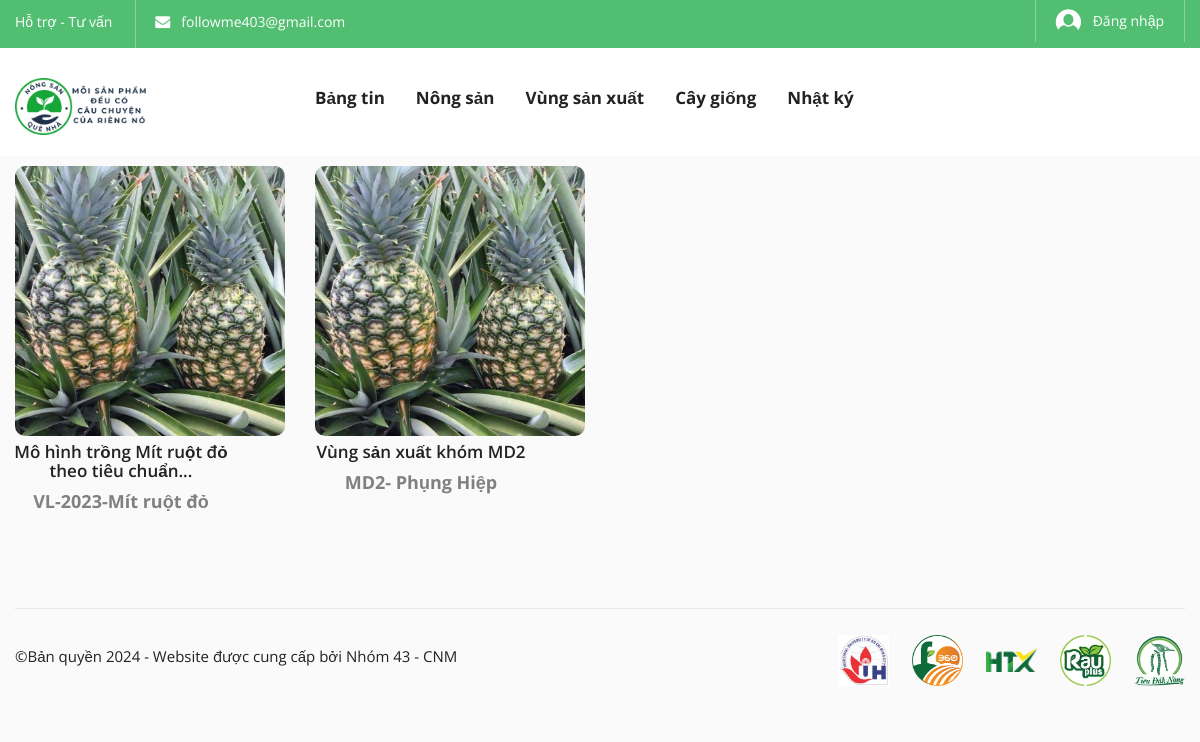
/vungsanxuat.php, run on the app's committed database.
### tables this page shows
CREATE TABLE `header_info` (
  `id` int(10) NOT NULL,
  `email` varchar(30) NOT NULL,
  `tweeter` varchar(500) NOT NULL,
  `fb_link` varchar(500) NOT NULL,
  `pinterest` varchar(500) NOT NULL,
  `phone` varchar(20) NOT NULL
);

CREATE TABLE `vungsanxuat` (
  `id_vung` int(11) NOT NULL,
  `nguoidang` int(11) NOT NULL,
  `tenvung` varchar(255) NOT NULL,
  `mavung` varchar(100) NOT NULL,
  `hinhanh` varchar(255) NOT NULL,
  `maqr` varchar(255) NOT NULL,
  `sdt` varchar(10) NOT NULL,
  `diachi` varchar(255) NOT NULL,
  `bando` text NOT NULL,
  `thoigiannuoitrong` varchar(255) NOT NULL,
  `dientich` varchar(255) NOT NULL,
  `thongtin` text,
  `ngaytao` timestamp NOT NULL DEFAULT CURRENT_TIMESTAMP
);

### admin/class/adminback.php (called while the page is built, shortened)
<?php
class  adminback
{
    private $connection;
    function __construct()
    {
        $dbhost = "localhost";
        $dbuser = "tien123";
        $dbpass = "123456";
        $dbname = "nongsanquenha";
        $this->connection = mysqli_connect($dbhost, $dbuser, $dbpass, $dbname);
        mysqli_set_charset($this->connection,'UTF8');
    }
    function display_links()
    {
        $query = "SELECT * FROM header_info";
        if (mysqli_query($this->connection, $query)) {
            $ctg_info = mysqli_query($this->connection, $query);
            return $ctg_info;
        }
    }
    function vsxShow(){
        $query = "SELECT * FROM `vungsanxuat`";
        if(mysqli_query($this->connection, $query)){
            $row = mysqli_query($this->connection, $query);
            return $row;
        }
    }
}

### vungsanxuat.php (the view, shortened to what this page needs)
<?php
include_once("admin/class/adminback.php");
$obj = new adminback();
$pdt_info = $obj->vsxShow();
$pdt_datas = array();
while($pdt_ftecth = mysqli_fetch_assoc($pdt_info)){
            $pdt_datas[] = $pdt_ftecth;
}
?>
<?php
include_once("includes/head.php");
?>
<body class="biolife-body">
    <header id="header" class="header-area style-01 layout-03">
        <?php
        include_once("includes/header_top.php");
        ?>
        <?php
        include_once("includes/header_middle.php");
        ?>
    </header>
    <div class="page-contain">
        <div id="main-content" class="main-content">
            <div class="container">
                <div class="product-category grid-style">
                    <div class="row">
                        <ul class="products-list">
                            <?php
                            foreach ($pdt_datas as $pdt_data) {
                            ?>
                                <li class="product-item col-lg-3 col-md-3 col-sm-4 col-xs-6">
                                    <div class="contain-product layout-default">
                                        <div class="product-thumb">
                                            <a href="chitietvsx.php?id=<?php echo $pdt_data['id_vung'] ?>" class="link-to-product">
                                                <img style="border-radius: 10px;" src="admin/uploads/<?php echo $pdt_data['hinhanh'] ?>" alt="dd" width="270" height="270" class="product-thumnail">
                                            </a>
                                        </div>
                                        <div class="info">
                                            <?php
                                                $tenvung = $pdt_data['tenvung'];
                                                $max_length = 60;
                                                if (strlen($tenvung) > $max_length) {
                                                    $half_content = substr($tenvung, 0, $max_length);
                                                    $last_space = strrpos($half_content, ' ');
                                                    if ($last_space !== false) {
                                                        $half_content = substr($half_content, 0, $last_space);
                                                    }
                                                    echo '<h4 style="padding-bottom: 2px;" class="product-title"><a href="chitietvsx.php?id='.$pdt_data['id_vung'].'" class="pr-name">'.$half_content.'...</a></h4>';
                                                } else {
                                                    echo '<h4 style="padding-bottom: 2px;" class="product-title"><a href="chitietvsx.php?id='.$pdt_data['id_vung'].'" class="pr-name">'.$tenvung.'</a></h4>';
                                                }
                                            ?>
                                            <div class="price">
                                                <ins><span style="color: #808080;" class="price-amount"><?php echo $pdt_data['mavung'] ?></span></ins>
                                            </div>
                                        </div>
                                    </div>
                                </li>
                            <?php } ?>
                        </ul>
                    </div>
                </div>
            </div>
        </div>
    </div>
    <?php
    include_once("includes/footer.php");
    ?>
</body>
</html>

### includes/header_top.php (shortened to what this page needs)
<?php
$obj= new adminback();
    $links = $obj->display_links();
?>
<div class="header-top bg-main hidden-xs">
            <div class="container">
                <div class="top-bar left">
                    <ul class="horizontal-menu">
                        <li><a href="#">Hỗ trợ - Tư vấn</a></li>
                        <?php
                        while( $link = mysqli_fetch_assoc($links)){?>
                        <li>
                            <p style="color:white" class="fa fa-envelope"></p><a href="" > &nbsp;
                           <?php  echo $link['email'];  ?>
                          </a></li>
                    </ul>
                </div>
                <div class="top-bar right">
                               <?php } ?>
                    <ul class="horizontal-menu">
                        <li><a href="dangnhap.php" class="login-link"><i class="biolife-icon icon-login"></i>
                        <?php
                        if(isset($_SESSION['username'])){
                            echo $_SESSION['username'];
                        }else{
                            echo "Đăng nhập";
                        }
                        ?>
                        </a></li>
                    </ul>
                </div>
            </div>
        </div>

### assets/css/main-color03-green.css (style rules this page uses)
.bg-main, .testml-elem-2, .btn.btn-thin:hover, .service-inner.style-02 .number, .biof-loading-center-absolute .dot, .biolife-service__type02 .foot-area, .biolife-tweet-item .tw-head .icon i, .biolife-social.circle-hover ul li a:hover, .footer.layout-02 .copy-rights-contain, .tab-head__default .tab-element .tab-link::before, .header-top .top-bar .social-list.circle-layout a:hover, .biolife-banner__grid:not(.type-02) .banner-contain .cat-name::before, .slider-opt04__layout01.light-version .buttons .btn.btn-bold:not(:hover), .biolife-banner__style-05 .btn-shopnow, .biolife-banner__style-06 .btn-shopnow, .biolife-banner__style-07 .btn-shopnow, .style-bottom-info.layout-02 .thumbnail .post-date, .style-bottom-info.layout-03 .thumbnail .post-date, .tab-head__icon-top-layout a::after, .slider-opt03__layout01.mode-03 .buttons .btn.btn-bold:not(:hover), .biolife-banner__special-02 .product-detail .add-to-cart-btn:not(:hover), .contain-product__right-info-layout3 .buttons .add-to-cart-btn:not(:hover), .contain-product__deal-layout .slide-down-box .buttons .add-to-cart-btn, .biolife-banner__special .product-detail .add-to-cart-btn, .post-item .group-buttons .count-number:hover .number, .post-item .post-content .btn.readmore:hover, .post-comments .form-row.last-btns .btn-sumit, .style-bottom-info.layout-03 .post-meta .liked .number, .single-post-contain .post-foot .socials-connection .social-list li a:hover, .wgt-twitter-item .detail .viewall a:hover::before, .biolife-carousel .slick-dots li.slick-active button, .btn.btn-bold:not(:hover), .contact-form-container .form-row .btn-submit, .login-on-checkout .form-row button, .minicart-block.layout-02 .icon-contain .btn-to-cart, .checkout-progress-wrap .checkout-act.active .title-box .number, .biolife-progress-bar .progress .progress-bar, .shpcart-subtotal-block .btn-checkout .btn, .shopping-cart-container table td.wrap-btn-control .btn, .review-form-wrapper .form-row button[type=submit], .header-area.layout-01 .mobile-search .open-searchbox, .product-tabs.single-layout .tab-head .tabs li a::before, .sumary-product .action-form .buttons .pull-row .btn:hover::before, .sumary-product .action-form .buttons .pull-row .btn:hover::after, .biolife-panigations-block ul li a:hover, .biolife-panigations-block ul li .current-page, .pr-detail-layout .info .buttons .add-to-cart-btn, .contain-product.layout-default .slide-down-box .buttons .add-to-cart-btn, .sidebar .price-filter .frm-contain .f-item .btn-submit, .newsletter-block .form-content .bnt-submit, .mobile-search .mobile-search-content .btn-submit, .vertical-category-block .block-title, .biolife-banner__promotion3 .product-detail .add-to-cart-btn, .biolife-banner__grid .banner-contain .cat-name::before, .biolife-cart-info .minicart-block .btn-control .view-cart, .sumary-product .action-form .buttons .add-to-cart-btn, .service-inner.color-reverse .number, .content-404 .button, .biolife-cart-info .icon-qty-combine .qty { background-color: #1aaa43bf; }

### includes/head.php (style rules this page uses)
body { font-family: "Open Sans", sans-serif; }

### data on the page
header_info: email "followme403@gmail.com"
vungsanxuat: hinhanh (picture), tenvung "Mô hình trồng Mít ruột đỏ theo tiêu chuẩn", mavung "VL-2023-Mít ruột đỏ"
vungsanxuat: hinhanh (picture), tenvung "Vùng sản xuất khóm MD2", mavung "MD2- Phụng Hiệp"
